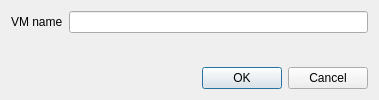
<ui version="4.0" >
 <class>AddVmForm</class>
 <widget class="QWidget" name="AddVmForm" >
  <property name="geometry" >
   <rect>
    <x>0</x>
    <y>0</y>
    <width>379</width>
    <height>100</height>
   </rect>
  </property>
  <property name="windowTitle" >
   <string>Add virtual machine - Visual Netkit</string>
  </property>
  <layout class="QVBoxLayout" >
   <item>
    <layout class="QHBoxLayout" >
     <item>
      <widget class="QLabel" name="label" >
       <property name="text" >
        <string>VM name</string>
       </property>
      </widget>
     </item>
     <item>
      <widget class="QLineEdit" name="vmName" />
     </item>
    </layout>
   </item>
   <item>
    <spacer>
     <property name="orientation" >
      <enum>Qt::Vertical</enum>
     </property>
     <property name="sizeHint" >
      <size>
       <width>20</width>
       <height>40</height>
      </size>
     </property>
    </spacer>
   </item>
   <item>
    <widget class="QDialogButtonBox" name="addVmButtonBox" >
     <property name="standardButtons" >
      <set>QDialogButtonBox::Cancel|QDialogButtonBox::NoButton|QDialogButtonBox::Ok</set>
     </property>
    </widget>
   </item>
  </layout>
 </widget>
 <resources/>
 <connections>
  <connection>
   <sender>addVmButtonBox</sender>
   <signal>rejected()</signal>
   <receiver>AddVmForm</receiver>
   <slot>close()</slot>
   <hints>
    <hint type="sourcelabel" >
     <x>180</x>
     <y>257</y>
    </hint>
    <hint type="destinationlabel" >
     <x>6</x>
     <y>266</y>
    </hint>
   </hints>
  </connection>
 </connections>
</ui>
